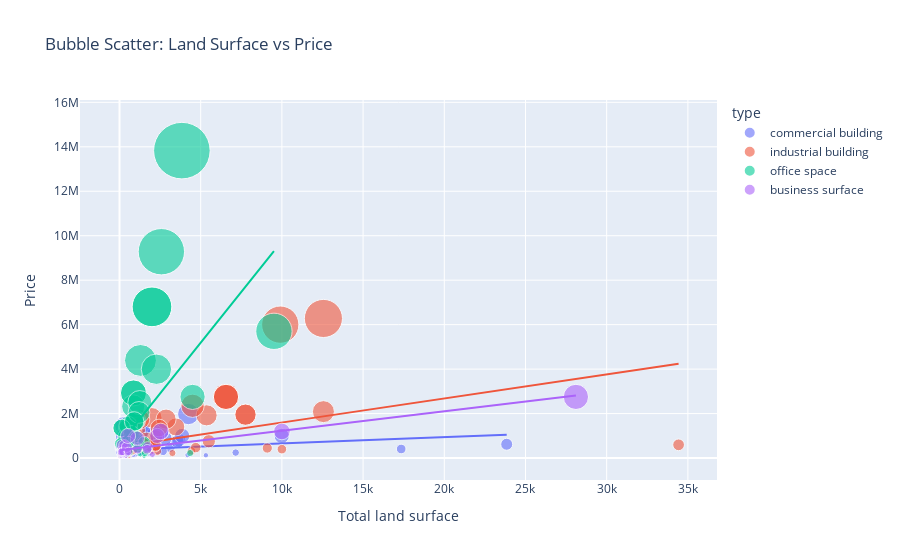

Write notebook code for a chart like this one.
### Code cell
import plotly.express as px


fig = px.scatter(
    df_clean,
    x='Total land surface',
    y='Price',
    color='type',
    size='Price',    # bubbles become bigger for high-price items
    size_max=40,
    trendline='ols',
    opacity=0.6,
    hover_data=['type', 'city'],
    title='Bubble Scatter: Land Surface vs Price'
)



fig.show()

### Figure 1 — Plotly figure (JSON) as saved in the notebook; plotly's stock layout.template omitted (floating-point values rounded to 4 significant figures; data arrays with more than 128 entries replaced by an {"elided": "..."} marker saying what was removed)
{"data": [{"customdata": {"elided": "431x2 str values"}, "hovertemplate": "type=%{customdata[0]}<br>Total land surface=%{x}<br>Price=%{marker.size}<br>city=%{customdata[1]}<extra></extra>", "legendgroup": "commercial building", "marker": {"color": "#636efa", "opacity": 0.6, "size": {"elided": "431 float values"}, "sizemode": "area", "sizeref": 8642.0, "symbol": "circle"}, "mode": "markers", "name": "commercial building", "orientation": "v", "showlegend": true, "type": "scatter", "x": {"elided": "431 float values"}, "xaxis": "x", "y": {"elided": "431 float values"}, "yaxis": "y"}, {"hovertemplate": "<b>OLS trendline</b><br>Price = 28.1798 * Total land surface + 375784<br>R<sup>2</sup>=0.049570<br><br>type=commercial building<br>Total land surface=%{x}<br>Price=%{y} <b>(trend)</b><extra></extra>", "legendgroup": "commercial building", "marker": {"color": "#636efa", "symbol": "circle"}, "mode": "lines", "name": "commercial building", "showlegend": false, "type": "scatter", "x": {"elided": "218 float values"}, "xaxis": "x", "y": {"elided": "218 float values"}, "yaxis": "y"}, {"customdata": {"elided": "169x2 str values"}, "hovertemplate": "type=%{customdata[0]}<br>Total land surface=%{x}<br>Price=%{marker.size}<br>city=%{customdata[1]}<extra></extra>", "legendgroup": "industrial building", "marker": {"color": "#EF553B", "opacity": 0.6, "size": {"elided": "169 float values"}, "sizemode": "area", "sizeref": 8642.0, "symbol": "circle"}, "mode": "markers", "name": "industrial building", "orientation": "v", "showlegend": true, "type": "scatter", "x": {"elided": "169 float values"}, "xaxis": "x", "y": {"elided": "169 float values"}, "yaxis": "y"}, {"hovertemplate": "<b>OLS trendline</b><br>Price = 108.253 * Total land surface + 514415<br>R<sup>2</sup>=0.216676<br><br>type=industrial building<br>Total land surface=%{x}<br>Price=%{y} <b>(trend)</b><extra></extra>", "legendgroup": "industrial building", "marker": {"color": "#EF553B", "symbol": "circle"}, "mode": "lines", "name": "industrial building", "showlegend": false, "type": "scatter", "x": {"elided": "132 float values"}, "xaxis": "x", "y": {"elided": "132 float values"}, "yaxis": "y"}, {"customdata": {"elided": "120x2 str values"}, "hovertemplate": "type=%{customdata[0]}<br>Total land surface=%{x}<br>Price=%{marker.size}<br>city=%{customdata[1]}<extra></extra>", "legendgroup": "office space", "marker": {"color": "#00cc96", "opacity": 0.6, "size": [279000.0, 1350000.0, 2927000.0, 610000.0, 166600.0, 525000.0, 2323000.0, 295000.0, 789000.0, 1150000.0, 200000.0, 219000.0, 1550000.0, 424800.0, 4389000.0, 274000.0, 1364000.0, 642100.0, 195000.0, 399000.0, 225000.0, 200000.0, 189000.0, 580000.0, 1746000.0, 199000.0, 298000.0, 150000.0, 495000.0, 585000.0, 175000.0, 585000.0, 2927000.0, 362000.0, 700000.0, 95000.0, 199000.0, 661700.0, 166000.0, 340000.0, 495000.0, 6800000.0, 375000.0, 960000.0, 799000.0, 179000.0, 1690000.0, 9281000.0, 600000.0, 225000.0, 460000.0, 417500.0, 410000.0, 804100.0, 29000.0, 1650000.0, 2495000.0, 1800000.0, 450000.0, 234000.0, 300000.0, 657000.0, 195000.0, 75000.0, 958700.0, 190000.0, 395000.0, 445000.0, 159000.0, 356000.0, 630000.0, 125700.0, 159000.0, 5700000.0, 890000.0, 895000.0, 1463000.0, 256000.0, 1100000.0, 389000.0, 219000.0, 916500.0, 342000.0, 155000.0, 370000.0, 129300.0, 13830000.0, 573400.0, 349000.0, 99000.0, 1350000.0, 210000.0, 309000.0, 2051000.0, 340000.0, 235000.0, 6800000.0, 356000.0, 215000.0, 190000.0, 3995000.0, 1645000.0, 240000.0, 335000.0, 690000.0, 192400.0, 910000.0, 143000.0, 342000.0, 180600.0, 214000.0, 642000.0, 875000.0, 390000.0, 691100.0, 306300.0, 2750000.0, 234600.0, 459000.0, 207500.0], "sizemode": "area", "sizeref": 8642.0, "symbol": "circle"}, "mode": "markers", "name": "office space", "orientation": "v", "showlegend": true, "type": "scatter", "x": [340.0, 137.0, 861.0, 251.0, NaN, NaN, 845.0, NaN, 1040.0, 644.0, 55.0, NaN, NaN, NaN, 1291.0, NaN, 496.0, 476.0, NaN, NaN, NaN, NaN, NaN, 1242.0, NaN, NaN, NaN, NaN, NaN, NaN, NaN, NaN, 861.0, 147.0, 210.0, NaN, 1290.0, 490.0, 210.0, NaN, NaN, 2000.0, NaN, 500.0, NaN, NaN, 1000.0, 2578.0, NaN, 4350.0, 209.0, 114.0, 240.0, 297.0, NaN, 944.0, 1250.0, NaN, NaN, 120.0, 621.0, NaN, NaN, 1519.0, 349.0, NaN, 1701.0, NaN, 462.0, 129.0, NaN, 97.0, NaN, 9510.0, NaN, NaN, 532.0, NaN, 734.0, NaN, NaN, 1000.0, 138.0, 206.0, 148.0, NaN, 3841.0, NaN, NaN, NaN, 137.0, NaN, NaN, 1200.0, 120.0, NaN, 2000.0, 129.0, 1565.0, NaN, 2273.0, 900.0, NaN, NaN, 1519.0, 148.0, NaN, NaN, 138.0, 139.0, 109.0, 66.0, NaN, NaN, 532.0, 236.0, 4499.0, 228.0, 1105.0, NaN], "xaxis": "x", "y": [279000.0, 1350000.0, 2927000.0, 610000.0, 166600.0, 525000.0, 2323000.0, 295000.0, 789000.0, 1150000.0, 200000.0, 219000.0, 1550000.0, 424800.0, 4389000.0, 274000.0, 1364000.0, 642100.0, 195000.0, 399000.0, 225000.0, 200000.0, 189000.0, 580000.0, 1746000.0, 199000.0, 298000.0, 150000.0, 495000.0, 585000.0, 175000.0, 585000.0, 2927000.0, 362000.0, 700000.0, 95000.0, 199000.0, 661700.0, 166000.0, 340000.0, 495000.0, 6800000.0, 375000.0, 960000.0, 799000.0, 179000.0, 1690000.0, 9281000.0, 600000.0, 225000.0, 460000.0, 417500.0, 410000.0, 804100.0, 29000.0, 1650000.0, 2495000.0, 1800000.0, 450000.0, 234000.0, 300000.0, 657000.0, 195000.0, 75000.0, 958700.0, 190000.0, 395000.0, 445000.0, 159000.0, 356000.0, 630000.0, 125700.0, 159000.0, 5700000.0, 890000.0, 895000.0, 1463000.0, 256000.0, 1100000.0, 389000.0, 219000.0, 916500.0, 342000.0, 155000.0, 370000.0, 129300.0, 13830000.0, 573400.0, 349000.0, 99000.0, 1350000.0, 210000.0, 309000.0, 2051000.0, 340000.0, 235000.0, 6800000.0, 356000.0, 215000.0, 190000.0, 3995000.0, 1645000.0, 240000.0, 335000.0, 690000.0, 192400.0, 910000.0, 143000.0, 342000.0, 180600.0, 214000.0, 642000.0, 875000.0, 390000.0, 691100.0, 306300.0, 2750000.0, 234600.0, 459000.0, 207500.0], "yaxis": "y"}, {"hovertemplate": "<b>OLS trendline</b><br>Price = 914.086 * Total land surface + 618698<br>R<sup>2</sup>=0.308996<br><br>type=office space<br>Total land surface=%{x}<br>Price=%{y} <b>(trend)</b><extra></extra>", "legendgroup": "office space", "marker": {"color": "#00cc96", "symbol": "circle"}, "mode": "lines", "name": "office space", "showlegend": false, "type": "scatter", "x": [55.0, 66.0, 97.0, 109.0, 114.0, 120.0, 120.0, 129.0, 129.0, 137.0, 137.0, 138.0, 138.0, 139.0, 147.0, 148.0, 148.0, 206.0, 209.0, 210.0, 210.0, 228.0, 236.0, 240.0, 251.0, 297.0, 340.0, 349.0, 462.0, 476.0, 490.0, 496.0, 500.0, 532.0, 532.0, 621.0, 644.0, 734.0, 845.0, 861.0, 861.0, 900.0, 944.0, 1000.0, 1000.0, 1040.0, 1105.0, 1200.0, 1242.0, 1250.0, 1290.0, 1291.0, 1519.0, 1519.0, 1565.0, 1701.0, 2000.0, 2000.0, 2273.0, 2578.0, 3841.0, 4350.0, 4499.0, 9510.0], "xaxis": "x", "y": [669000.0, 679000.0, 707400.0, 718300.0, 722900.0, 728400.0, 728400.0, 736600.0, 736600.0, 743900.0, 743900.0, 744800.0, 744800.0, 745800.0, 753100.0, 754000.0, 754000.0, 807000.0, 809700.0, 810700.0, 810700.0, 827100.0, 834400.0, 838100.0, 848100.0, 890200.0, 929500.0, 937700.0, 1041000.0, 1054000.0, 1067000.0, 1072000.0, 1076000.0, 1105000.0, 1105000.0, 1186000.0, 1207000.0, 1290000.0, 1391000.0, 1406000.0, 1406000.0, 1441000.0, 1482000.0, 1533000.0, 1533000.0, 1569000.0, 1629000.0, 1716000.0, 1754000.0, 1761000.0, 1798000.0, 1799000.0, 2007000.0, 2007000.0, 2049000.0, 2174000.0, 2447000.0, 2447000.0, 2696000.0, 2975000.0, 4130000.0, 4595000.0, 4731000.0, 9312000.0], "yaxis": "y"}, {"customdata": [["business surface", "namur"], ["business surface", "genk"], ["business surface", "willebroek"], ["business surface", "ecaussinnes-d-enghien"], ["business surface", "roeselare"], ["business surface", "tongeren"], ["business surface", "herentals"], ["business surface", "laken"], ["business surface", "tremelo"], ["business surface", "herentals"], ["business surface", "willebroek"], ["business surface", "mons"], ["business surface", "beerzel"], ["business surface", "arlon"], ["business surface", "aalst"], ["business surface", "tongeren"], ["business surface", "ukkel"], ["business surface", "keerbergen"], ["business surface", "ciney"], ["business surface", "oostende"], ["business surface", "laken"], ["business surface", "gosselies"], ["business surface", "oudenaarde"], ["business surface", "poperinge"], ["business surface", "sint-truiden"], ["business surface", "borgerhout"], ["business surface", "andenne"], ["business surface", "sint-truiden"], ["business surface", "leest"], ["business surface", "dinant"], ["business surface", "durbuy"], ["business surface", "ieper"], ["business surface", "bossut-gottechain"], ["business surface", "liege"], ["business surface", "oizy"], ["business surface", "charleroi"], ["business surface", "eeklo"], ["business surface", "mol"], ["business surface", "roeselare"], ["business surface", "wetteren"], ["business surface", "herzele"], ["business surface", "antwerp"], ["business surface", "hechtel"]], "hovertemplate": "type=%{customdata[0]}<br>Total land surface=%{x}<br>Price=%{marker.size}<br>city=%{customdata[1]}<extra></extra>", "legendgroup": "business surface", "marker": {"color": "#ab63fa", "opacity": 0.6, "size": [20000.0, 2750000.0, 425000.0, 60000.0, 109000.0, 180000.0, 995000.0, 399000.0, 1195000.0, 349000.0, 230000.0, 160000.0, 399000.0, 89000.0, 395000.0, 180000.0, 160000.0, 495000.0, 1195000.0, 199000.0, 399000.0, 589000.0, 320000.0, 145000.0, 890000.0, 269000.0, 225000.0, 269000.0, 565000.0, 295000.0, 300000.0, 281700.0, 395000.0, 70000.0, 140000.0, 355200.0, 590000.0, 220000.0, 495000.0, 885000.0, 995000.0, 215000.0, 299000.0], "sizemode": "area", "sizeref": 8642.0, "symbol": "circle"}, "mode": "markers", "name": "business surface", "orientation": "v", "showlegend": true, "type": "scatter", "x": [NaN, 28100.0, NaN, 398.0, 55.0, NaN, 2322.0, 206.0, 2534.0, NaN, NaN, 2023.0, 1100.0, 117.0, 170.0, NaN, NaN, 1732.0, 10000.0, 104.0, 206.0, 167.0, 230.0, 234.0, NaN, 168.0, 210.0, 93.0, 305.0, 424.0, 227.0, 155.0, 1701.0, NaN, NaN, NaN, NaN, 490.0, 444.0, 1100.0, 525.0, NaN, 551.0], "xaxis": "x", "y": [20000.0, 2750000.0, 425000.0, 60000.0, 109000.0, 180000.0, 995000.0, 399000.0, 1195000.0, 349000.0, 230000.0, 160000.0, 399000.0, 89000.0, 395000.0, 180000.0, 160000.0, 495000.0, 1195000.0, 199000.0, 399000.0, 589000.0, 320000.0, 145000.0, 890000.0, 269000.0, 225000.0, 269000.0, 565000.0, 295000.0, 300000.0, 281700.0, 395000.0, 70000.0, 140000.0, 355200.0, 590000.0, 220000.0, 495000.0, 885000.0, 995000.0, 215000.0, 299000.0], "yaxis": "y"}, {"hovertemplate": "<b>OLS trendline</b><br>Price = 87.6728 * Total land surface + 348953<br>R<sup>2</sup>=0.775674<br><br>type=business surface<br>Total land surface=%{x}<br>Price=%{y} <b>(trend)</b><extra></extra>", "legendgroup": "business surface", "marker": {"color": "#ab63fa", "symbol": "circle"}, "mode": "lines", "name": "business surface", "showlegend": false, "type": "scatter", "x": [55.0, 93.0, 104.0, 117.0, 155.0, 167.0, 168.0, 170.0, 206.0, 206.0, 210.0, 227.0, 230.0, 234.0, 305.0, 398.0, 424.0, 444.0, 490.0, 525.0, 551.0, 1100.0, 1100.0, 1701.0, 1732.0, 2023.0, 2322.0, 2534.0, 10000.0, 28100.0], "xaxis": "x", "y": [353800.0, 357100.0, 358100.0, 359200.0, 362500.0, 363600.0, 363700.0, 363900.0, 367000.0, 367000.0, 367400.0, 368900.0, 369100.0, 369500.0, 375700.0, 383800.0, 386100.0, 387900.0, 391900.0, 395000.0, 397300.0, 445400.0, 445400.0, 498100.0, 500800.0, 526300.0, 552500.0, 571100.0, 1226000.0, 2813000.0], "yaxis": "y"}], "layout": {"legend": {"itemsizing": "constant", "title": {"text": "type"}, "tracegroupgap": 0}, "title": {"text": "Bubble Scatter: Land Surface vs Price"}, "xaxis": {"anchor": "y", "domain": [0, 1], "title": {"text": "Total land surface"}}, "yaxis": {"anchor": "x", "domain": [0, 1], "title": {"text": "Price"}}}}
